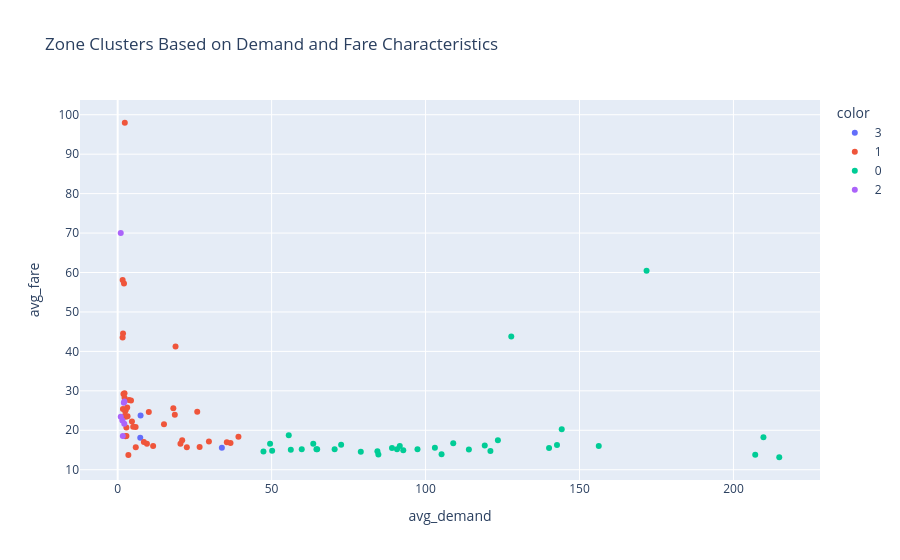

Notebook code for this chart:
### Code cell
#Visualize clusters
px.scatter(
    zone_features,
    x="avg_demand",
    y="avg_fare",
    color=zone_features["cluster"].astype(str),
    hover_data=["pickup_zone", "avg_trip_distance"],
    title="Zone Clusters Based on Demand and Fare Characteristics"
)

### Figure 1 — Plotly figure (JSON) as saved in the notebook; plotly's stock layout.template omitted (floating-point values rounded to 4 significant figures)
{"data": [{"customdata": [[4.0, 60.56], [151.0, 55.34], [209.0, 32.1]], "hovertemplate": "color=3<br>avg_demand=%{x}<br>avg_fare=%{y}<br>pickup_zone=%{customdata[0]}<br>avg_trip_distance=%{customdata[1]}<extra></extra>", "legendgroup": "3", "marker": {"color": "#636efa", "symbol": "circle"}, "mode": "markers", "name": "3", "orientation": "v", "showlegend": true, "type": "scatter", "x": [7.332, 33.84, 7.443], "xaxis": "x", "y": [18.07, 15.58, 23.77], "yaxis": "y"}, {"customdata": [[7.0, 3.286], [10.0, 10.78], [13.0, 4.902], [24.0, 2.649], [25.0, 4.39], [33.0, 4.919], [41.0, 2.691], [42.0, 3.382], [45.0, 3.414], [50.0, 2.524], [61.0, 5.639], [65.0, 5.187], [70.0, 9.207], [74.0, 2.635], [75.0, 2.503], [87.0, 4.936], [88.0, 4.878], [97.0, 4.463], [116.0, 4.123], [125.0, 2.721], [129.0, 3.766], [130.0, 7.917], [144.0, 2.655], [145.0, 3.15], [146.0, 2.777], [148.0, 3.085], [152.0, 3.253], [158.0, 2.778], [166.0, 2.781], [181.0, 4.354], [193.0, 1.906], [211.0, 2.803], [216.0, 4.897], [223.0, 5.466], [224.0, 2.407], [226.0, 4.121], [232.0, 3.389], [244.0, 4.375], [260.0, 3.481], [261.0, 4.509], [264.0, 3.316], [265.0, 4.534]], "hovertemplate": "color=1<br>avg_demand=%{x}<br>avg_fare=%{y}<br>pickup_zone=%{customdata[0]}<br>avg_trip_distance=%{customdata[1]}<extra></extra>", "legendgroup": "1", "marker": {"color": "#EF553B", "symbol": "circle"}, "mode": "markers", "name": "1", "orientation": "v", "showlegend": true, "type": "scatter", "x": [2.826, 2.053, 25.84, 11.52, 2.414, 2.618, 9.499, 4.638, 5.822, 22.46, 2.221, 2.222, 18.79, 8.511, 26.62, 18.08, 10.12, 2.623, 3.206, 20.95, 1.705, 1.739, 36.65, 4.33, 2.569, 39.23, 2.852, 35.46, 20.39, 2.337, 3.472, 29.64, 1.618, 1.605, 5.88, 3.649, 5.047, 3.092, 1.882, 18.56, 15.04, 2.314], "xaxis": "x", "y": [20.71, 57.21, 24.71, 16.01, 24.87, 25.11, 16.6, 22.24, 20.81, 15.73, 29.4, 28.27, 41.27, 17.06, 15.76, 25.58, 24.64, 23.4, 23.55, 17.46, 25.41, 44.53, 16.75, 27.58, 18.49, 18.39, 18.53, 16.99, 16.61, 23.68, 13.71, 17.18, 58.07, 43.53, 15.71, 27.7, 20.9, 25.79, 29.19, 23.93, 21.51, 97.97], "yaxis": "y"}, {"customdata": [[43.0, 2.504], [48.0, 2.535], [68.0, 2.599], [79.0, 4.956], [90.0, 2.435], [100.0, 2.57], [107.0, 2.349], [113.0, 2.358], [114.0, 2.352], [132.0, 14.86], [137.0, 2.403], [138.0, 9.166], [140.0, 2.486], [141.0, 2.206], [142.0, 2.635], [143.0, 2.394], [161.0, 7.451], [162.0, 2.584], [163.0, 3.134], [164.0, 2.545], [170.0, 2.588], [186.0, 2.39], [229.0, 2.311], [230.0, 3.587], [231.0, 3.226], [233.0, 2.746], [234.0, 2.36], [236.0, 2.197], [237.0, 1.992], [238.0, 2.611], [239.0, 2.409], [246.0, 2.503], [249.0, 2.308], [262.0, 2.999], [263.0, 2.313]], "hovertemplate": "color=0<br>avg_demand=%{x}<br>avg_fare=%{y}<br>pickup_zone=%{customdata[0]}<br>avg_trip_distance=%{customdata[1]}<extra></extra>", "legendgroup": "0", "marker": {"color": "#00cc96", "symbol": "circle"}, "mode": "markers", "name": "0", "orientation": "v", "showlegend": true, "type": "scatter", "x": [70.47, 103.0, 109.0, 90.73, 64.79, 63.53, 84.36, 59.78, 56.23, 171.8, 47.35, 127.8, 97.38, 105.2, 140.1, 50.17, 209.7, 156.3, 123.5, 91.63, 119.2, 142.7, 78.96, 144.2, 55.56, 49.51, 114.1, 207.1, 214.9, 89.09, 121.1, 72.58, 92.76, 64.56, 84.68], "xaxis": "x", "y": [15.18, 15.55, 16.7, 15.17, 15.2, 16.59, 14.69, 15.17, 15.07, 60.47, 14.64, 43.79, 15.16, 13.9, 15.49, 14.81, 18.21, 16.02, 17.5, 16.01, 16.15, 16.26, 14.54, 20.28, 18.76, 16.56, 15.11, 13.81, 13.16, 15.51, 14.74, 16.31, 14.92, 15.21, 13.85], "yaxis": "y"}, {"customdata": [[66.0, 4.014], [76.0, 5.118], [168.0, 3.55], [179.0, 2.448], [188.0, 1.047], [215.0, 14.56], [256.0, 3.303]], "hovertemplate": "color=2<br>avg_demand=%{x}<br>avg_fare=%{y}<br>pickup_zone=%{customdata[0]}<br>avg_trip_distance=%{customdata[1]}<extra></extra>", "legendgroup": "2", "marker": {"color": "#ab63fa", "symbol": "circle"}, "mode": "markers", "name": "2", "orientation": "v", "showlegend": true, "type": "scatter", "x": [2.143, 2.188, 1.667, 1.529, 1.0, 1.0, 2.0], "xaxis": "x", "y": [21.64, 27.3, 18.58, 22.48, 23.42, 70.0, 26.97], "yaxis": "y"}], "layout": {"legend": {"title": {"text": "color"}, "tracegroupgap": 0}, "title": {"text": "Zone Clusters Based on Demand and Fare Characteristics"}, "xaxis": {"anchor": "y", "domain": [0, 1], "title": {"text": "avg_demand"}}, "yaxis": {"anchor": "x", "domain": [0, 1], "title": {"text": "avg_fare"}}}}
